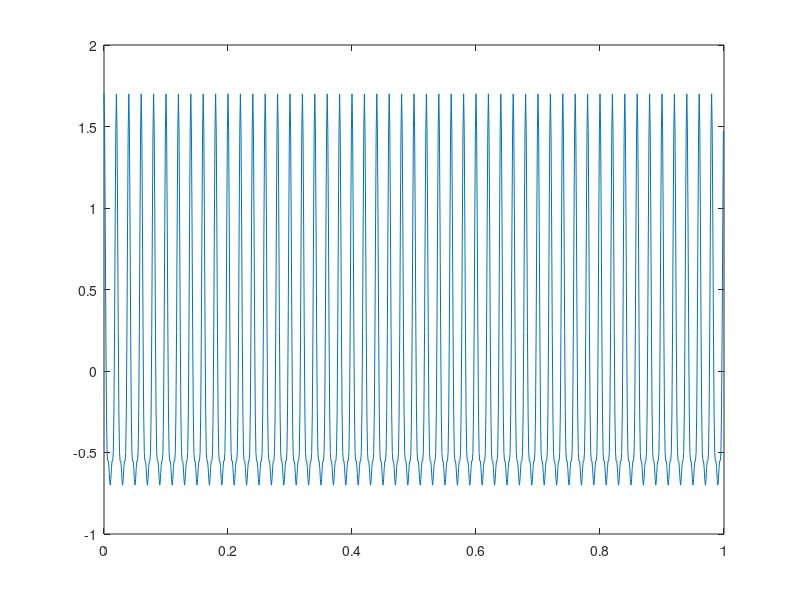

MATLAB code to generate this figure:
f1 = 50;
f2 = 2*f1;
f3 = 3*f1;

fs = 1000; 

t = 0:(1/fs):1-(1/fs);

x = 1*cos(2*pi*f1*t) + 0.5*cos(2*pi*f2*t) + 0.2*cos(2*pi*f3*t);

%h = fopen('samplesHex.h','w');
%fprintf(h,'DATA samplesIn = {\n');
%for k=1:length(x)
%    fprintf(h,'0x%s, ',hex(x(k)));
%end
%fprintf(h,'\n};');
%fclose(h);

%xfft = fft(x);
%fn = (fs/2);            %frequencia de nyquist 

plot(t, x) 